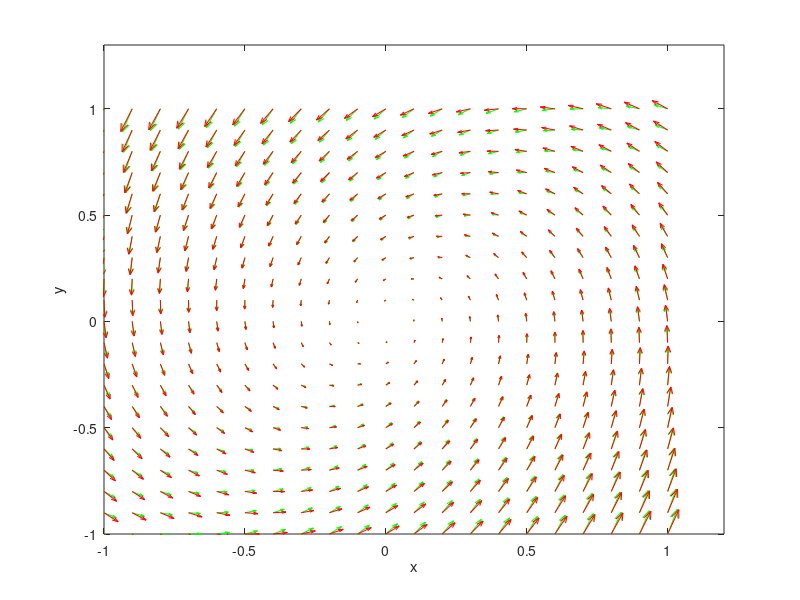

Recreate this plot in MATLAB. (Note: this script raises an error after producing the figure.)
function random_phase_pert()
  epsilon = 0.5;
  % strength of perturbation
  disp("Input the type: 1: Saddle Point; 2: Center; 3: Stable Node; 4: Unstable Node; 5: Stable Spiral;");
  type = input("6: Unstable Spiral; 7: Star; 8: Degenerate Node:");
  names = ["Saddle Point","Center","Stable Node","Unstable Node","Stable Spiral","Unstable Spiral","Star","Degenerate Node"];
  A= zeros(2,2);
  if type == 1
      A(1,1) = 0.5+rand()*1.5;
      A(2,2) = -0.5-rand()*1.5;
  elseif type == 2
      A(1,2) = 4*rand()-2;
      A(2,1) = -A(1,2);      
  elseif type == 3
      A(1,1) = -0.5-rand()*1.5;
      A(2,2) = -0.5-rand()*1.5;     
  elseif type == 4
      A(1,1) = 0.5+rand()*1.5;
      A(2,2) = 0.5+rand()*1.5;
  elseif type == 5
      A(1,2) = 4*rand()-2;
      A(2,1) = -A(1,2);
      A(1,1) = -0.5-rand()*1.5;
      A(2,2) = A(1,1);        
  elseif type == 6
      A(1,2) = 4*rand()-2;
      A(2,1) = -A(1,2);
      A(1,1) = 0.5+rand()*1.5;
      A(2,2) = A(1,1);  
  elseif type == 7
      A(1,1) = 4*rand()-2;
      A(2,2) = A(1,1);
  elseif type == 8
      A(1,1) = 4*rand()-2;
      A(2,2) = 0;
  else
      disp("Wrong Type. The type should be one of 1~8.");
      return;     
  end
  P = 2*rand(2)-1;
  A = (P\A)*P;
  B = A;
  dA = (2*rand(2)-1).*A*epsilon;
  A = A + dA;
  [x,y] = meshgrid(-1:.1:1,-1:.1:1);
  px = B(1,1)*x+B(1,2)*y;
  py = B(2,1)*x+B(2,2)*y;
  px2 = A(1,1)*x+A(1,2)*y;
  py2 = A(2,1)*x+A(2,2)*y;
  quiver(x,y,px,py,"g")
  hold on
  quiver(x,y,px2,py2,"r")
  hold off
  xlim([-1,1.2])
  ylim([-1,1.3])
  xlabel("x")
  ylabel("y")
  text(-0.4,1.2,strcat("|",num2str(round(B(1,:),3)),"|"))
  text(-0.4,1.1,strcat("|",num2str(round(B(2,:),3)),"|"))
  text(-0.45,1.15,"A=")
  text(0.4,1.2,strcat("|",num2str(round(dA(1,:),3)),"|"))
  text(0.4,1.1,strcat("|",num2str(round(dA(2,:),3)),"|"))
  text(0.3,1.15,"\delta A=")
  title(names(type))
  legend("Original","Perturbated","location","northwest")
end